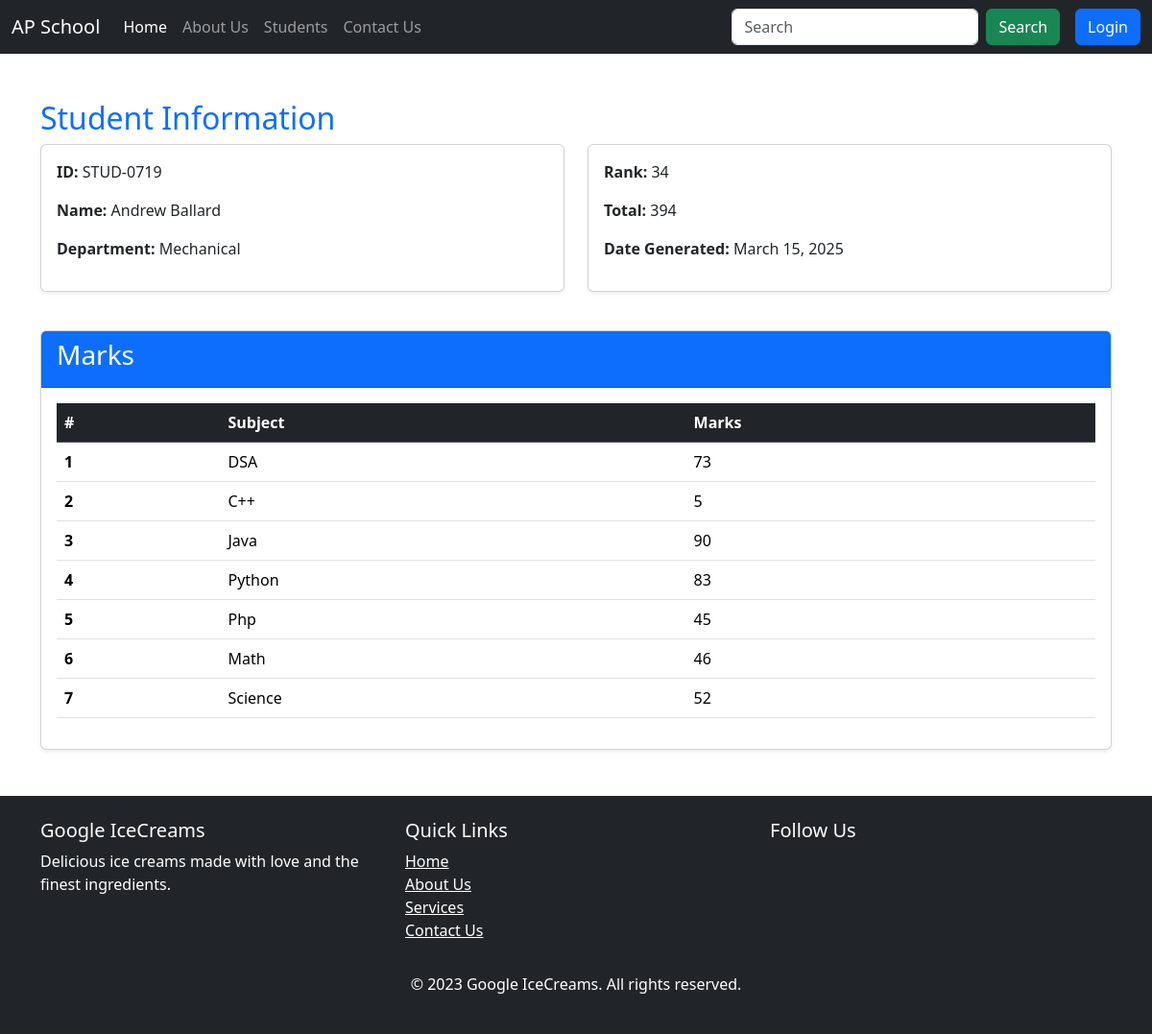
Page /marks/STUD-0719 on the committed database.
### home/models.py (models this page shows, shortened)
class Student(models.Model):
    department = models.ForeignKey(Department,related_name="depart", on_delete=models.CASCADE)
    student_id = models.OneToOneField(StudentID, related_name="studentID", on_delete=models.CASCADE)
    student_name = models.CharField(max_length=100)
    student_email = models.EmailField(unique=True)
    student_age = models.IntegerField(default=18)
    student_address = models.TextField()
    class Meta():
        ordering = ['student_name']
        verbose_name = "student"

class StudentID(models.Model):
    studentId = models.CharField(max_length=100)
    def __str__(self) -> str:
        return self.studentId
    class Meta():
        ordering = ['studentId']

class Department(models.Model):
    department = models.CharField(max_length=100)
    def __str__(self) -> str:
        return self.department
    class Meta():
        ordering = ['department']
        verbose_name = "Department"
        verbose_name_plural = "Departments"  # Custom plural name

class Subject_marks(models.Model):
    student = models.ForeignKey(Student, related_name="studentmarks", on_delete=models.CASCADE)
    subject = models.ForeignKey(Subject, on_delete=models.CASCADE)
    marks = models.IntegerField()
    class Meta:
        unique_together = ['student','subject']

class ReportCard(models.Model):
    student = models.ForeignKey(Student, related_name="studentreportcard", on_delete=models.CASCADE)
    student_rank = models.IntegerField()
    report_card_generated_date = models.DateField(auto_now=True)
    class Meta:
        unique_together = ['student_rank','report_card_generated_date']

class Subject(models.Model):
    subjectName = models.CharField(max_length=122)
    def __str__(self) -> str :
        return self.subjectName

### home/views.py (the view)
# urls.py: path('marks/<student_id>',views.get_marks,name="marks")
def get_marks(request, student_id):
    queryset = Subject_marks.objects.filter(student__student_id__studentId=student_id)
    student_queryset = Student.objects.filter(student_id__studentId = student_id)
    total_marks = queryset.aggregate(total_marks = Sum("marks"))
    return render(request,"report/marks.html",{'queryset' : queryset,
                                               'student_queryset' : student_queryset,
                                                'total_marks' : total_marks})

### templates/report/marks.html (shortened to what this page needs)
{% extends "base.html" %}
{% block body %}
<div class="container mt-5">
    <div class="student-info mb-4">
        <h2 class="text-primary">Student Information</h2>
        <div class="row">
            <div class="col-md-6">
                {% for student in student_queryset %}
                <div class="card shadow-sm mb-3">
                    <div class="card-body">
                        <p><strong>ID:</strong> {{ student.student_id }}</p>
                        <p><strong>Name:</strong> {{ student.student_name }}</p>
                        <p><strong>Department:</strong> {{ student.department }}</p>
                    </div>
                </div>
                {% endfor %}
            </div>
            <div class="col-md-6">
                <div class="card shadow-sm mb-3">
                    <div class="card-body">
                        <p><strong>Rank:</strong> {{ queryset.first.student.studentreportcard.first.student_rank }}</p>
                        <p><strong>Total:</strong> {{ total_marks.total_marks }}</p>
                        <p><strong>Date Generated:</strong> {{ queryset.first.student.studentreportcard.first.report_card_generated_date }}</p>
                    </div>
                </div>
            </div>
        </div>
    </div>
    <div class="card shadow-sm">
        <div class="card-header bg-primary text-white">
            <h3>Marks</h3>
        </div>
        <div class="card-body">
            <table class="table table-hover">
                <thead class="table-dark">
                    <tr>
                        <th scope="col">#</th>
                        <th scope="col">Subject</th>
                        <th scope="col">Marks</th>
                    </tr>
                </thead>
                <tbody>
                    {% if queryset %}
                    {% for marks in queryset %}
                    <tr>
                        <th scope="row">{{ forloop.counter }}</th>
                        <td>{{ marks.subject }}</td>
                        <td>{{ marks.marks }}</td>
                    </tr>
                    {% endfor %}
                    {% else %}
                    <tr>
                        <td colspan="3" class="text-center">No marks found</td>
                    </tr>
                    {% endif %}
                </tbody>
            </table>
        </div>
    </div>
</div>
{% endblock body %}

### rows in the picture
Student: student_id "STUD-0719", student_name "Andrew Ballard", department "Mechanical"
Subject_marks: first.student.studentreportcard.first.student_rank "34", first.student.studentreportcard.first.report_card_generated_date "March 15, 2025", subject "DSA", marks "73"
Subject_marks: subject "C++", marks "5"
Subject_marks: subject "Java", marks "90"
Subject_marks: subject "Python", marks "83"
Subject_marks: subject "Php", marks "45"
Subject_marks: subject "Math", marks "46"
Subject_marks: subject "Science", marks "52"

### other values in the picture
{{ total_marks.total_marks }} "394"
